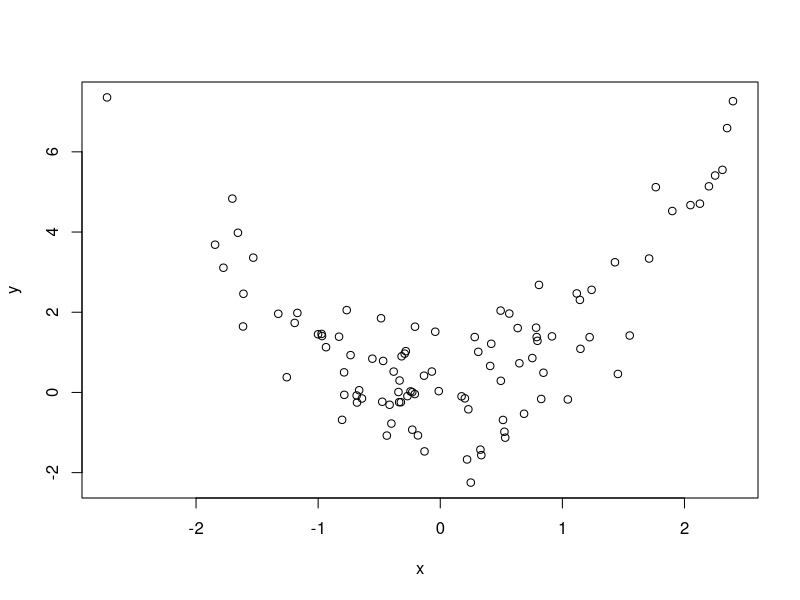

The R source for this figure:
##############################
## R seminar 0-1: introduction
##############################

# Arithmetic
-10+3.43
x <- 3*1.23

y <- x/3
y

x / y

# square root, power
sqrt(2)
sqrt(2)^2


# Infinity, pi
1/Inf                # Inf: Infinity
pi


# Comparison
1==1
1!=1
-Inf<1 & 1< 3    # AND 
2<1 | 3<1        # OR


# vector/array
x <- c(4,-1)      # 2-dim vector
x

y <- -3:4         # from -3 to 4
y

c(x,y)


# sum/mean
a <- c(3,-2,4,1,9)                   
3*a

sum(a)                              # sum
mean(a)                             # mean


# elements of vectors
v <- rep(1:5,3)           # vector v
v

v[3]                      # 3rd element
v[3:8]                    # v[3], v[4],...,v[8]
which(v==2)               # v[2],v[7],v[12] = 2
v[which(v==2)]


# matrix
X <- rbind(c(1,2),c(3,4)) 
X

cbind(c(1,2),c(3,4))


#
Y <- rbind(X,c(-1,-2))
Y

cbind(Y,c(1.1, -2.2, 3))


# matrix generate
A <- matrix(1:12,3,4)       
A

dim(A)                      # size of A


# elements of matrix
A[2,]                            # 2nd row
A[,4]                            # 4th column
A[,c(2,4)]                       # 2nd,4th column
A[2,4]                           # (2,4) element


# linear algebra
A <- matrix(1:12,3,4)
A

B <- A %*% t(A)/100
B


# 
diag(B) <- 1        # Diagonal elements = 1
B

d <- c(1,0,-1)      # generate vector d 
d

solve(B,d)          # solve B x = d 


# for 
s <-0; for(i in 1:8){  # sum from 1 to 10
  s <- s+i
  print(s)
}

sum(1:8)           # same result


# parity function
parity <- function(x){
  if(x%%2==0){        # if
    print('even number')
  }else if(x%%2==1){  # else
    print('odd number')
  }else{
    print('non integer')
  }
}

parity(2)

parity(pi)

# plot
# random data
x <- rnorm(100); y <- x^2 + rnorm(100,sd=1)
plot(x,y)                    



# exercise: mysign function
# mysign <- function(x){
#   if(????){       
#     print('positive')
#   }else if(????){
#     print('negative')
#   }else{
#     print('null')
#   }
# }


